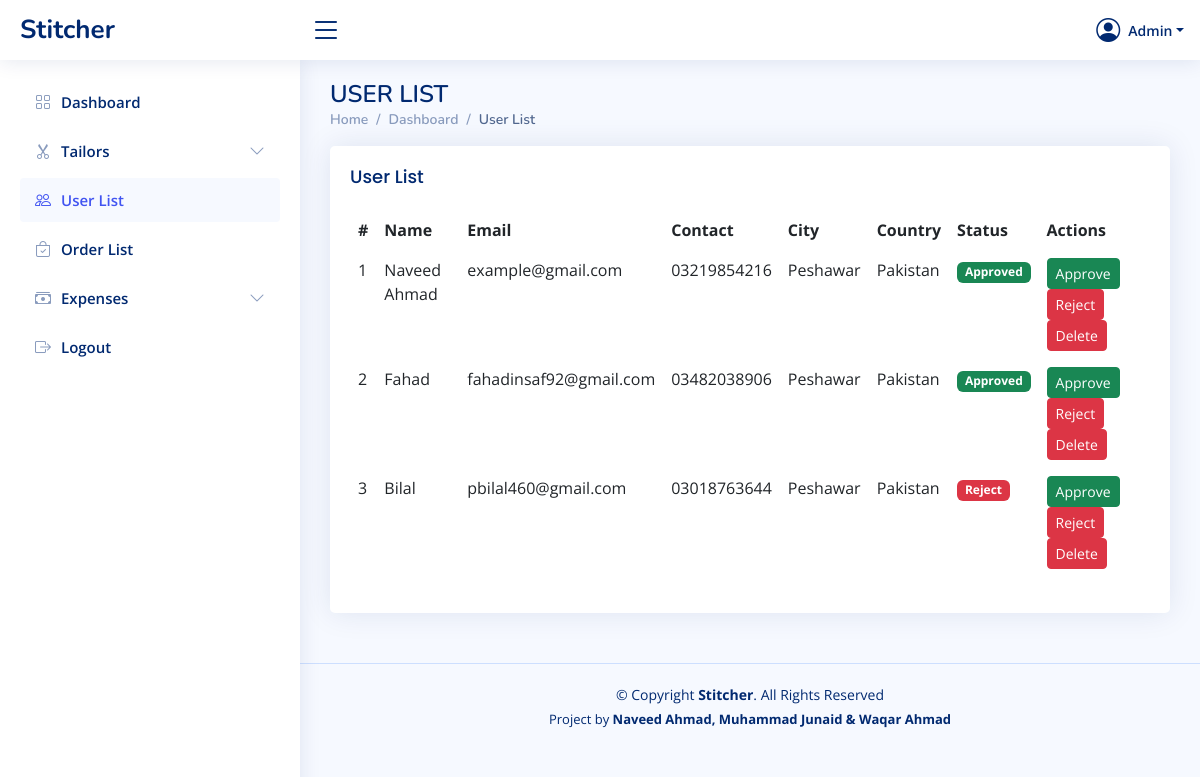
The page /user-list.php (signed in) on the database its author committed.
### tables this page shows
CREATE TABLE IF NOT EXISTS users (
    id INT AUTO_INCREMENT PRIMARY KEY,
    name VARCHAR(100) NOT NULL,
    email VARCHAR(150) NOT NULL UNIQUE,
    password VARCHAR(255) NOT NULL,
    contact VARCHAR(20),
    city VARCHAR(100),
    country VARCHAR(100),
    status ENUM('Approved','Rejected','Pending') DEFAULT 'Pending',
    created_at TIMESTAMP DEFAULT CURRENT_TIMESTAMP
);

### user-list.php (the view, shortened to what this page needs)
<?php
require_once 'includes/auth.php';
$users = mysqli_query($conn, "SELECT * FROM users ORDER BY id ASC");
include 'includes/header.php';
?>
<div id="main" class="main">
  <div class="pagetitle">
    <h1>USER LIST</h1>
    <nav>
      <ol class="breadcrumb">
        <li class="breadcrumb-item"><a href="index.php">Home</a></li>
        <li class="breadcrumb-item"><a href="index.php">Dashboard</a></li>
        <li class="breadcrumb-item active">User List</li>
      </ol>
    </nav>
  </div>
  <section class="section">
    <div class="row">
      <div class="col-lg-12">
        <div class="card">
          <div class="card-body">
            <h5 class="card-title">User List</h5>
            <table class="table table-borderless">
              <thead>
                <tr>
                  <th>#</th>
                  <th>Name</th>
                  <th>Email</th>
                  <th>Contact</th>
                  <th>City</th>
                  <th>Country</th>
                  <th>Status</th>
                  <th>Actions</th>
                </tr>
              </thead>
              <tbody>
                <?php $i = 1; while ($row = mysqli_fetch_assoc($users)): ?>
                <tr>
                  <td><?= $i++ ?></td>
                  <td><?= htmlspecialchars($row['name']) ?></td>
                  <td><?= htmlspecialchars($row['email']) ?></td>
                  <td><?= htmlspecialchars($row['contact']) ?></td>
                  <td><?= htmlspecialchars($row['city']) ?></td>
                  <td><?= htmlspecialchars($row['country']) ?></td>
                  <td>
                    <?php if ($row['status'] == 'Approved'): ?>
                      <span class="badge bg-success">Approved</span>
                    <?php elseif ($row['status'] == 'Rejected'): ?>
                      <span class="badge bg-danger">Reject</span>
                    <?php else: ?>
                      <span class="badge bg-warning">Pending</span>
                    <?php endif; ?>
                  </td>
                  <td>
                    <a href="user-list.php?action=approve&id=<?= $row['id'] ?>" class="btn btn-success btn-sm">Approve</a>
                    <a href="user-list.php?action=reject&id=<?= $row['id'] ?>" class="btn btn-danger btn-sm">Reject</a>
                    <a href="user-list.php?action=delete&id=<?= $row['id'] ?>" class="btn btn-danger btn-sm" onclick="return confirm('Are you sure?')">Delete</a>
                  </td>
                </tr>
                <?php endwhile; ?>
              </tbody>
            </table>
          </div>
        </div>
      </div>
    </div>
  </section>
</div>
<?php include 'includes/footer.php'; ?>

### assets/css/style.css (style rules this page uses)
:root { scroll-behavior: smooth; }
body { font-family: "Open Sans", sans-serif; background: #f6f9ff; color: #444444; }
a { color: #4154f1; text-decoration: none; }
h1, h2, h3, h4, h5, h6 { font-family: "Nunito", sans-serif; }
#main { margin-top: 60px; padding: 20px 30px; transition: all 0.3s; }
.pagetitle { margin-bottom: 10px; }
.pagetitle h1 { font-size: 24px; margin-bottom: 0; font-weight: 600; color: #012970; }
.card { margin-bottom: 30px; border: none; border-radius: 5px; box-shadow: 0px 0 30px rgba(1, 41, 112, 0.1); }
.card-title { padding: 20px 0 15px 0; font-size: 18px; font-weight: 500; color: #012970; font-family: "Poppins", sans-serif; }
.card-body { padding: 0 20px 20px 20px; }
.breadcrumb { font-size: 14px; font-family: "Nunito", sans-serif; color: #899bbd; font-weight: 600; }
.breadcrumb a { color: #899bbd; transition: 0.3s; }
.breadcrumb .breadcrumb-item::before { color: #899bbd; }
.breadcrumb .active { color: #51678f; font-weight: 600; }
@media (min-width: 1200px) { #main, #footer { margin-left: 300px; } }

### rows shown on the page
users: name "Naveed Ahmad", email "example@gmail.com", contact "03219854216", city "Peshawar", country "Pakistan", status "Approved"
users: name "Fahad", email "fahadinsaf92@gmail.com", contact "03482038906", city "Peshawar", country "Pakistan", status "Approved"
users: name "Bilal", email "pbilal460@gmail.com", contact "03018763644", city "Peshawar", country "Pakistan", status "Reject"
